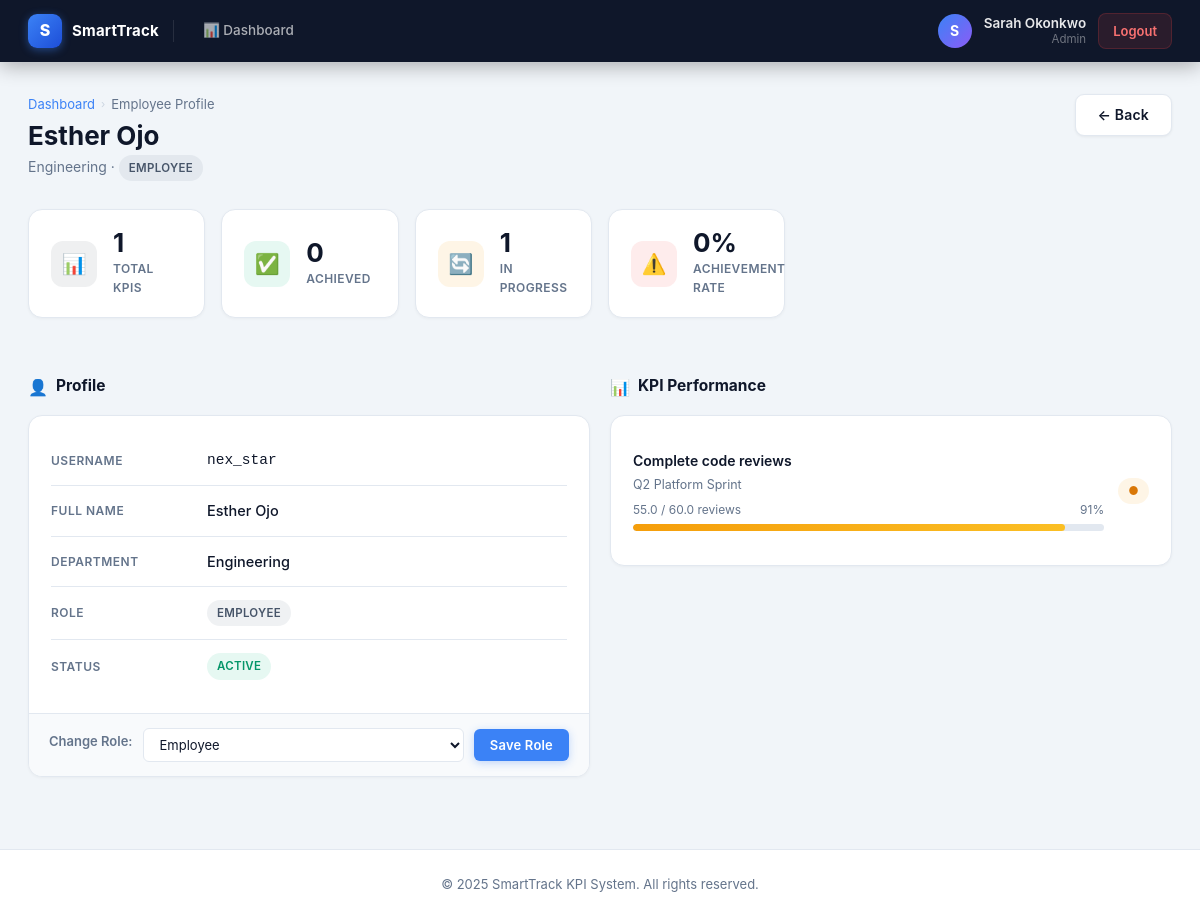
Page /admin/employee/4 (signed in) on the committed database.
### tables this page shows
CREATE TABLE users (
            id            INTEGER PRIMARY KEY AUTOINCREMENT,
            username      TEXT UNIQUE NOT NULL,
            password      TEXT NOT NULL,
            full_name     TEXT NOT NULL,
            role          TEXT NOT NULL CHECK(role IN ('admin','manager','employee')),
            department_id INTEGER REFERENCES departments(id),
            company_id    INTEGER NOT NULL REFERENCES companies(id)
        );

CREATE TABLE departments (
            id         INTEGER PRIMARY KEY AUTOINCREMENT,
            name       TEXT NOT NULL,
            company_id INTEGER REFERENCES companies(id)
        );

CREATE TABLE kpis (
            id            INTEGER PRIMARY KEY AUTOINCREMENT,
            title         TEXT NOT NULL,
            description   TEXT,
            target_value  REAL NOT NULL,
            unit          TEXT NOT NULL,
            deadline      TEXT NOT NULL,
            created_by    INTEGER REFERENCES users(id),
            assigned_to   INTEGER REFERENCES users(id),
            project_id    INTEGER REFERENCES projects(id),
            department_id INTEGER REFERENCES departments(id),
            created_at    TEXT DEFAULT (datetime('now'))
        );

CREATE TABLE projects (
            id            INTEGER PRIMARY KEY AUTOINCREMENT,
            name          TEXT NOT NULL,
            description   TEXT,
            start_date    TEXT NOT NULL,
            end_date      TEXT NOT NULL,
            status        TEXT NOT NULL DEFAULT 'active'
                              CHECK(status IN ('active','completed','archived')),
            created_by    INTEGER REFERENCES users(id),
            department_id INTEGER REFERENCES departments(id),
            company_id    INTEGER NOT NULL REFERENCES companies(id),
            created_at    TEXT DEFAULT (datetime('now'))
        );

### app.py (the view)
@app.get("/admin/employee/{emp_id}", response_class=HTMLResponse)
def admin_view_employee(request: Request, emp_id: int):
    user = require_role(request, "admin")
    conn = get_conn()
    emp = conn.execute(
        "SELECT u.*, d.name as dept_name FROM users u "
        "JOIN departments d ON u.department_id = d.id "
        "WHERE u.id=? AND d.company_id=?",
        (emp_id, user["company_id"])
    ).fetchone()
    if not emp:
        raise HTTPException(status_code=404)
    kpis = conn.execute(
        "SELECT k.*, p.name as project_name, "
        "(SELECT value FROM kpi_updates WHERE kpi_id=k.id ORDER BY updated_at DESC LIMIT 1) as current_value, "
        "(SELECT COUNT(*) FROM kpi_updates WHERE kpi_id=k.id) as update_count "
        "FROM kpis k LEFT JOIN projects p ON k.project_id = p.id "
        "WHERE k.assigned_to=? ORDER BY k.deadline",
        (emp_id,)
    ).fetchall()
    conn.close()
    return templates.TemplateResponse("admin_emp_view.html",
                                      {"request": request, "user": user,
                                       "emp": emp, "kpis": kpis})

### templates/admin_emp_view.html (shortened to what this page needs)
{% extends "base.html" %}
{% block content %}
{% set ns = namespace(achieved=0, total=0) %}
{% for kpi in kpis %}
    {% set ns.total = ns.total + 1 %}
    {% if kpi['current_value'] is not none and kpi['current_value'] >= kpi['target_value'] %}
        {% set ns.achieved = ns.achieved + 1 %}
    {% endif %}
{% endfor %}
{% set perf_pct = ((ns.achieved / ns.total * 100) | int) if ns.total > 0 else 0 %}
<div class="page-header">
    <div>
        <div class="breadcrumb">
            <a href="/admin/dashboard">Dashboard</a>
            <span class="breadcrumb-sep">›</span>
            <span>Employee Profile</span>
        </div>
        <h1 class="page-header-title">{{ emp['full_name'] }}</h1>
        <p class="page-header-subtitle">
            {{ emp['dept_name'] or 'No Department' }} ·
            <span class="badge {{ 'badge-purple' if emp['role'] == 'admin' else ('badge-primary' if emp['role'] == 'manager' else 'badge-gray') }}" style="vertical-align:middle;">
                {{ emp['role'] | title }}
            </span>
        </p>
    </div>
    <a href="/admin/dashboard"><button class="btn-secondary">← Back</button></a>
</div>
<div class="stats-grid" style="grid-template-columns: repeat(auto-fill, minmax(160px, 1fr)); margin-bottom:28px;">
    <div class="stat-card">
        <div class="stat-icon si-navy">📊</div>
        <div>
            <div class="stat-value">{{ ns.total }}</div>
            <div class="stat-label">Total KPIs</div>
        </div>
    </div>
    <div class="stat-card">
        <div class="stat-icon si-green">✅</div>
        <div>
            <div class="stat-value">{{ ns.achieved }}</div>
            <div class="stat-label">Achieved</div>
        </div>
    </div>
    <div class="stat-card">
        <div class="stat-icon si-amber">🔄</div>
        <div>
            <div class="stat-value">{{ ns.total - ns.achieved }}</div>
            <div class="stat-label">In Progress</div>
        </div>
    </div>
    <div class="stat-card">
        <div class="stat-icon {{ 'si-green' if perf_pct >= 80 else ('si-amber' if perf_pct >= 60 else 'si-red') }}">
            {% if perf_pct >= 80 %}🏆{% elif perf_pct >= 60 %}📈{% else %}⚠️{% endif %}
        </div>
        <div>
            <div class="stat-value">{{ perf_pct }}%</div>
            <div class="stat-label">Achievement Rate</div>
        </div>
    </div>
</div>
<div class="two-col">
    <div>
        <div class="section-header">
            <h2 class="section-title"><span class="section-icon">👤</span> Profile</h2>
        </div>
        <div class="card">
            <div class="card-body">
                <div class="detail-list">
                    <div class="detail-item">
                        <span class="detail-key">Username</span>
                        <span class="detail-val" style="font-family:monospace;">{{ emp['username'] }}</span>
                    </div>
                    <div class="detail-item">
                        <span class="detail-key">Full Name</span>
                        <span class="detail-val">{{ emp['full_name'] }}</span>
                    </div>
                    <div class="detail-item">
                        <span class="detail-key">Department</span>
                        <span class="detail-val">{{ emp['dept_name'] or '—' }}</span>
                    </div>
                    <div class="detail-item">
                        <span class="detail-key">Role</span>
                        <span class="detail-val">
                            <span class="badge {{ 'badge-purple' if emp['role'] == 'admin' else ('badge-primary' if emp['role'] == 'manager' else 'badge-gray') }}">
                                {{ emp['role'] | title }}
                            </span>
                        </span>
                    </div>
                    <div class="detail-item">
                        <span class="detail-key">Status</span>
                        <span class="detail-val"><span class="badge badge-success">Active</span></span>
                    </div>
                </div>
            </div>
            <div class="card-footer" style="padding:14px 20px; border-top:1px solid var(--border); background:#f8fafc;">
                <form method="post" action="/admin/change-role"
                      style="display:flex; align-items:center; gap:10px; flex-wrap:wrap;"
                      onsubmit="return confirm('Change this user\'s role? This action may affect their access immediately.');">
                    <label for="new_role_{{ emp['id'] }}" style="font-size:13px; font-weight:600; color:var(--text-secondary); white-space:nowrap;">Change Role:</label>
                    <select id="new_role_{{ emp['id'] }}" name="new_role"
                            style="padding:7px 12px; border:1px solid var(--border); border-radius:6px; font-size:13px; background:white; flex:1; min-width:140px;">
                        <option value="employee" {{ 'selected' if emp['role'] == 'employee' }}>Employee</option>
                    </select>
                    <button type="submit" style="padding:7px 16px; background:var(--primary); color:white; border:none; border-radius:6px; font-size:13px; font-weight:600; cursor:pointer; white-space:nowrap;">
                        Save Role
                    </button>
                </form>
            </div>
        </div>
    </div>
    <div>
        <div class="section-header">
            <h2 class="section-title"><span class="section-icon">📊</span> KPI Performance</h2>
        </div>
        {% if kpis %}
        <div class="card">
            <div class="card-body">
                {% for kpi in kpis %}
                {% set current  = kpi['current_value'] if kpi['current_value'] is not none else 0 %}
                {% set target   = kpi['target_value']  if kpi['target_value'] else 1 %}
                {% set pct_raw  = (current / target * 100) %}
                {% set pct      = pct_raw if pct_raw <= 100 else 100 %}
                {% set achieved = kpi['current_value'] is not none and kpi['current_value'] >= kpi['target_value'] %}
                <div class="kpi-row">
                    <div class="kpi-row-main">
                        <div class="kpi-row-name">{{ kpi['title'] }}</div>
                        <div class="kpi-row-sub" style="margin-bottom:5px;">{{ kpi['project_name'] or 'N/A' }}</div>
                        <div class="progress-meta">
                            <span>{{ current }} / {{ kpi['target_value'] }} {{ kpi['unit'] }}</span>
                            <span>{{ pct | int }}%</span>
                        </div>
                        <div class="progress-bar">
                            <div class="progress-fill {{ 'pf-success' if achieved else ('pf-warning' if pct >= 50 else 'pf-danger') }}"
                                 style="width:{{ pct }}%;"></div>
                        </div>
                    </div>
                    <div style="flex-shrink:0;">
                        {% if achieved %}
                        <span class="badge badge-success">✓</span>
                        {% else %}
                        <span class="badge badge-warning">●</span>
                        {% endif %}
                    </div>
                </div>
                {% endfor %}
            </div>
        </div>
        {% else %}
        <div class="empty-state">
            <span class="empty-icon">📊</span>
            <h4>No KPIs assigned</h4>
            <p>This employee has not been assigned any KPIs yet.</p>
        </div>
        {% endif %}
    </div>
</div>
{% endblock %}

### templates/base.html (shortened to what this page needs)
<!DOCTYPE html>
<html lang="en">
<head>
    <link rel="stylesheet" href="{{ url_for('static', path='style.css') }}?v=20">
</head>
<body class="{% block body_class %}{% endblock %}">
    {% set auth_paths = ['/', '/login', '/register', '/signup'] %}
    {% if request.url.path not in auth_paths %}
    <nav class="navbar">
        <div class="navbar-brand">
            <div class="navbar-logo">S</div>
            <span class="navbar-title">SmartTrack</span>
        </div>
        <div class="navbar-links">
            {% if request.session.get('user_id') and user %}
            <a href="/{{ user['role'] }}/dashboard">
                📊 Dashboard
            </a>
            {% endif %}
        </div>
        <div class="navbar-user">
            {% if request.session.get('user_id') and user %}
            <div class="user-avatar">{{ user['full_name'][0] | upper if user['full_name'] else 'U' }}</div>
            <div class="user-info">
                <div class="user-name-text">{{ user['full_name'] }}</div>
                <div class="user-role-text">{{ user['role'] | title }}</div>
            </div>
            <a href="/logout" class="btn-logout">Logout</a>
            {% endif %}
        </div>
    </nav>
    {% endif %}
    <main>
        {% block content %}{% endblock %}
    </main>
    {% if request.url.path not in auth_paths %}
    <footer>
        <p>&copy; 2025 SmartTrack KPI System. All rights reserved.</p>
    </footer>
    {% endif %}
</body>
</html>

### rows in the picture
users: full_name "S", full_name "Sarah Okonkwo", role "Admin"
users: full_name "Esther Ojo", role "EMPLOYEE", username "nex_star", new_role "Employee"
departments: name "Engineering"
kpis: title "Complete code reviews", name "Q2 Platform Sprint", current "55.0", target_value "60.0", unit "reviews", pct "91", {{ pct }} 91.66666666666666 (drawn)

### other values in the picture
{{ ns.total }} "1"
{{ ns.achieved }} "0"
{{ ns.total - ns.achieved }} "1"
{{ perf_pct }} "0"
